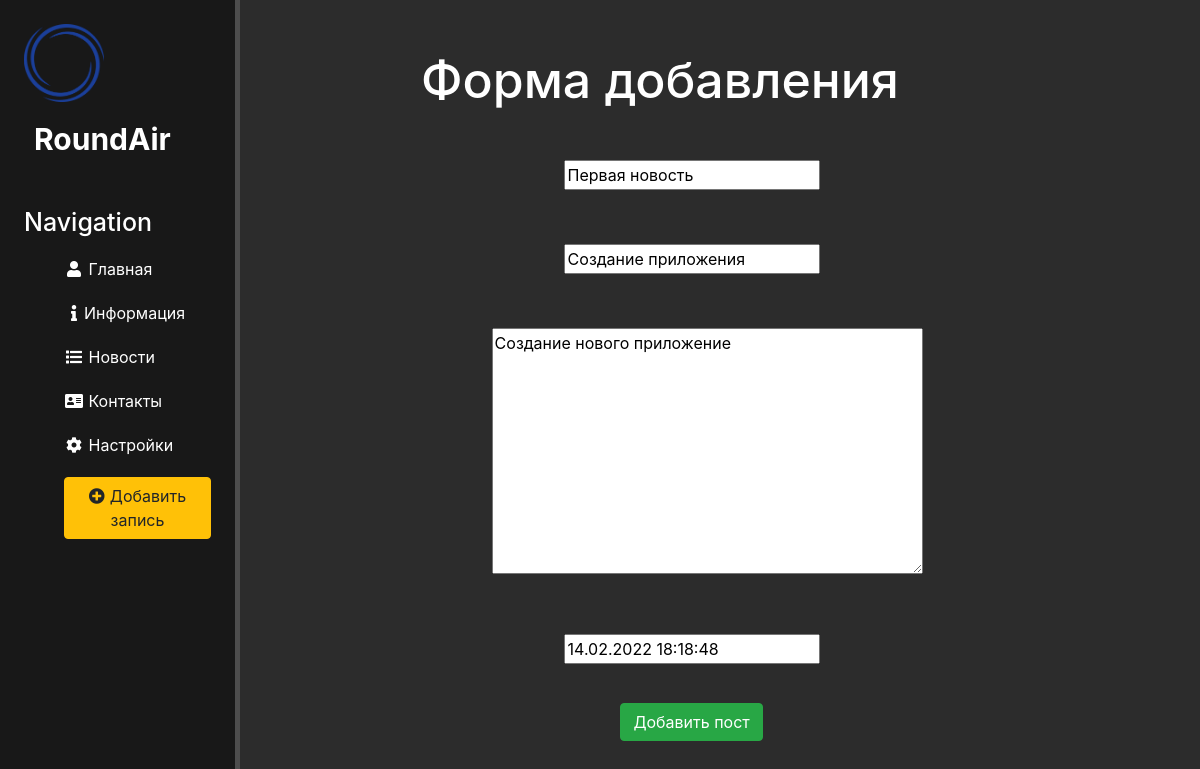
/news/1/update, run on the app's committed database.
### news/models.py (models this page shows, shortened)
class Articles(models.Model):
    object = ''
    title = models.CharField('Название', max_length=50)
    anans = models.CharField('Анонс', max_length=250)
    text = models.TextField('Текст')
    data_time = models.DateTimeField('Дата')
    class Meta:
        verbose_name = 'Новость'
        verbose_name_plural = 'Новости'

### news/views.py (the view)
# urls.py: path('<int:pk>/update', views.NewsUpdateView.as_view(), name='news_update')
class NewsUpdateView(UpdateView):
    model = Articles
    template_name = 'news/create.html'
    form_class = ArticlesForm

### news/forms.py
class ArticlesForm(ModelForm):
    class Meta:
        model = Articles
        fields = ['title', 'anans', 'text', 'data_time']
        widgets = {
            "title": TextInput( attrs={
                'class': 'form_control',
                'placeholder': "Название поста"
            }),
            "anans": TextInput( attrs={
                'class': 'form_control',
                'placeholder': "Описание поста"
            }),
            "text": Textarea(attrs={
                'class': 'form_control',
                'placeholder': "Текст поста"
            }),
            "data_time": DateTimeInput(attrs={
                'class': 'form_control',
                'placeholder': "Дата и время"
            })
        }

### news/templates/news/create.html (shortened to what this page needs)
{% extends 'first/main.html' %}
{% block content %}
    <div class="features">
        <h1>Форма добавления</h1>
      <form method='post'>
              <p>{{ form.title }}</p><br>
              <p>{{ form.anans }}</p><br>
              <p>{{ form.text }}</p><br>
              <p>{{ form.data_time }}</p><br>
        <button class="btn btn-success" type="submit">Добавить пост</button>
      </form>
    </div>
{% endblock %}

### first/static/first/css/first.css (style rules this page uses)
body { background: #2c2c2c; }
main .features { float: left; color: #ffffff; margin-top: 50px; text-align: center; width: 70%; }
main .features h1 { font-size: 50px; }
main .features p { max-width: 400px; margin: 15px auto; }
form { margin-left: 24%; width: 500px; margin-top: 50px; }
form p { width: 400px; }

### data on the page
Articles: title "Первая новость", anans "Создание приложения", text "Создание нового приложение", data_time "14.02.2022 18:18:48"
